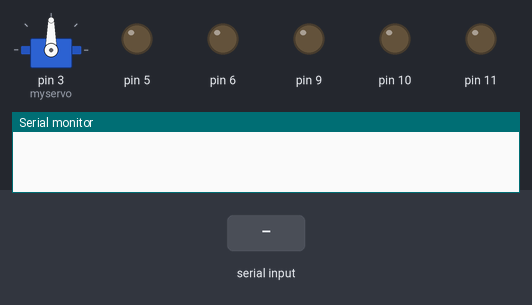
A sketch run on a simulated Arduino Uno, built with avr-gcc and run on an emulated ATmega328P. On the bench: servo, output pins drawn as LEDs (lit = HIGH), the last lines printed to the serial monitor. The test bench sets the inputs (shaded band).

Above: at 1.2 s.
1.3 s: "F" received over Serial
At 2.5 s:
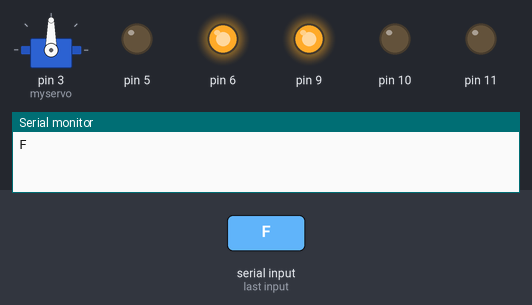
2.8 s: "B" received over Serial
At 3.7 s:
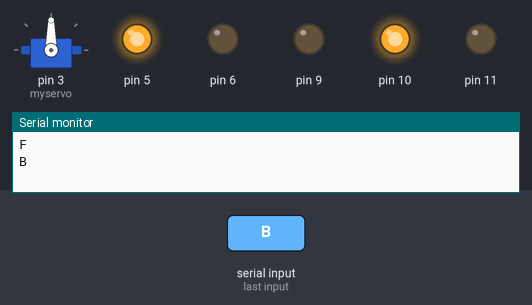
4.3 s: "L" received over Serial
At 4.9 s:
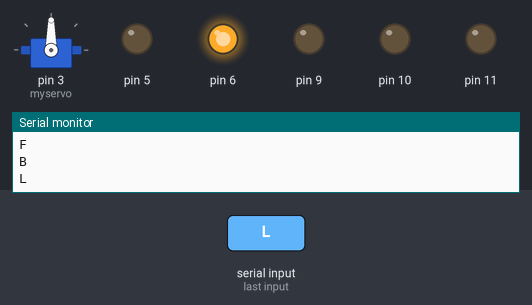
5.8 s: "R" received over Serial
At 7.0 s:
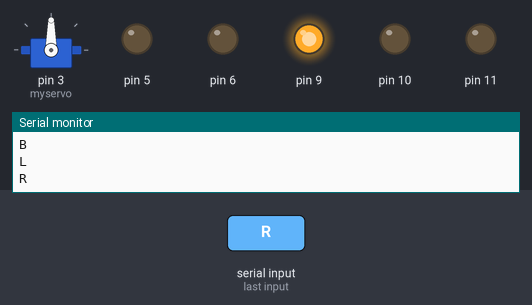
7.3 s: "D" received over Serial
At 8.3 s:
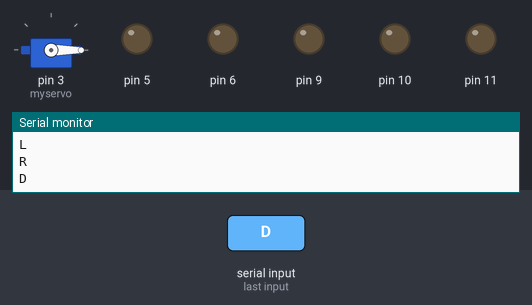
8.8 s: "F" received over Serial
At 9.5 s:
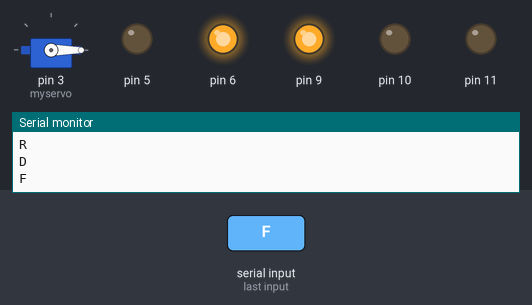
Timing chart, 0 to 11.3 s (numbered marks = the images above; inputs shaded):
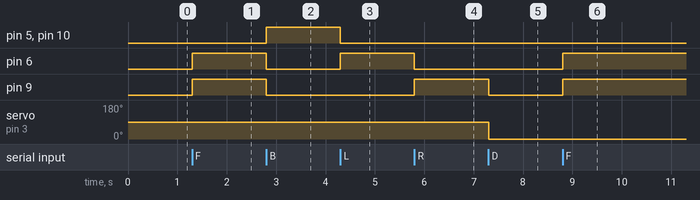

The sketch:

pickanddrop.ino
```cpp
#define mp1 6
#define mp2 5
#define mp3 9
#define mp4 10
#include <Servo.h>
Servo myservo;
char t="";
int pos = 0;

void setup() {
  // put your setup code here, to run once:
  pinMode(6, OUTPUT);
  pinMode(5, OUTPUT);
  pinMode(9, OUTPUT);
  pinMode(10, OUTPUT);
  pinMode(3, OUTPUT);
  pinMode(11, OUTPUT);
  myservo.attach(3);
  Serial.begin(9600);


}

void loop() {
  // put your main code here, to run repeatedly:
  if (Serial.available())
  {
    t=Serial.read();
    Serial.println(t);
  }
  if(t=='F')
  {
    digitalWrite(6, HIGH);
    digitalWrite(5, LOW);
    digitalWrite(9, HIGH);
    digitalWrite(10,LOW);
  }
  else if(t=='B')
  {
    digitalWrite(6, LOW);
    digitalWrite(5, HIGH);
    digitalWrite(9, LOW);
    digitalWrite(10,HIGH);
  }
  else if(t=='L')
  {    digitalWrite(9, LOW);
    digitalWrite(10, LOW);
     digitalWrite(6, HIGH);
    digitalWrite(5, LOW);
  }
else if(t=='R')
{   digitalWrite(6, LOW);
    digitalWrite(5, LOW);
    digitalWrite(9, HIGH);
    digitalWrite(10, LOW);
    }
else if(t=='S')
{
  digitalWrite(6, LOW);
    digitalWrite(5, LOW);
    digitalWrite(9, LOW);
    digitalWrite(10,LOW);
}
else if(t=='P')
{
  digitalWrite(6, LOW);
    digitalWrite(5, LOW);
    digitalWrite(9, LOW);
    digitalWrite(10,LOW);
    myservo.write(90);

}
else if(t=='D')
{
  digitalWrite(6, LOW);
    digitalWrite(5, LOW);
    digitalWrite(9, LOW);
    digitalWrite(10,LOW);
    myservo.write(0);
}
}
```

Measured:
- after the input at 1.3 s, pin 6, pin 9: LOW → HIGH at once
- after the input at 2.8 s, pin 5, pin 10: LOW → HIGH at once; pin 6, pin 9: HIGH → LOW at once
- after the input at 4.3 s, pin 5, pin 10: HIGH → LOW at once; pin 6: LOW → HIGH at once
- after the input at 5.8 s, pin 6: HIGH → LOW at once; pin 9: LOW → HIGH at once
- after the input at 7.3 s, pin 9: HIGH → LOW at once; servo on pin 3 (myservo): 90° → 0° at once
- after the input at 8.8 s, pin 6, pin 9: LOW → HIGH at once
